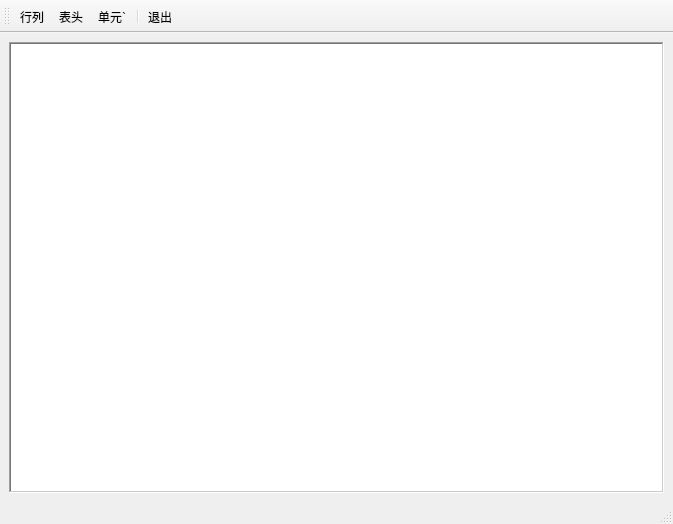
<?xml version="1.0" encoding="UTF-8"?>
<ui version="4.0">
 <class>SheetWindow</class>
 <widget class="QMainWindow" name="SheetWindow">
  <property name="geometry">
   <rect>
    <x>0</x>
    <y>0</y>
    <width>673</width>
    <height>524</height>
   </rect>
  </property>
  <property name="windowTitle">
   <string>SheetWindow</string>
  </property>
  <widget class="QWidget" name="centralwidget">
   <layout class="QHBoxLayout" name="horizontalLayout">
    <item>
     <widget class="QTableView" name="m_table">
      <property name="frameShape">
       <enum>QFrame::WinPanel</enum>
      </property>
     </widget>
    </item>
   </layout>
  </widget>
  <widget class="QStatusBar" name="statusbar"/>
  <widget class="QToolBar" name="toolBar">
   <property name="windowTitle">
    <string>toolBar</string>
   </property>
   <property name="toolButtonStyle">
    <enum>Qt::ToolButtonTextUnderIcon</enum>
   </property>
   <attribute name="toolBarArea">
    <enum>TopToolBarArea</enum>
   </attribute>
   <attribute name="toolBarBreak">
    <bool>false</bool>
   </attribute>
   <addaction name="m_actRowcol"/>
   <addaction name="m_actHeader"/>
   <addaction name="m_actCell"/>
   <addaction name="separator"/>
   <addaction name="m_actExit"/>
  </widget>
  <action name="m_actRowcol">
   <property name="icon">
    <iconset resource="Sheet.qrc">
     <normaloff>:/images/rowcol.bmp</normaloff>:/images/rowcol.bmp</iconset>
   </property>
   <property name="text">
    <string>行列</string>
   </property>
   <property name="toolTip">
    <string>行列</string>
   </property>
  </action>
  <action name="m_actHeader">
   <property name="icon">
    <iconset resource="Sheet.qrc">
     <normaloff>:/images/header.bmp</normaloff>:/images/header.bmp</iconset>
   </property>
   <property name="text">
    <string>表头</string>
   </property>
   <property name="toolTip">
    <string>表头</string>
   </property>
  </action>
  <action name="m_actCell">
   <property name="icon">
    <iconset resource="Sheet.qrc">
     <normaloff>:/images/cell.bmp</normaloff>:/images/cell.bmp</iconset>
   </property>
   <property name="text">
    <string>单元`</string>
   </property>
   <property name="toolTip">
    <string>单元</string>
   </property>
  </action>
  <action name="m_actExit">
   <property name="icon">
    <iconset resource="Sheet.qrc">
     <normaloff>:/images/exit.bmp</normaloff>:/images/exit.bmp</iconset>
   </property>
   <property name="text">
    <string>退出</string>
   </property>
   <property name="toolTip">
    <string>退出</string>
   </property>
  </action>
 </widget>
 <resources>
  <include location="Sheet.qrc"/>
 </resources>
 <connections>
  <connection>
   <sender>m_actExit</sender>
   <signal>triggered()</signal>
   <receiver>SheetWindow</receiver>
   <slot>close()</slot>
   <hints>
    <hint type="sourcelabel">
     <x>-1</x>
     <y>-1</y>
    </hint>
    <hint type="destinationlabel">
     <x>310</x>
     <y>246</y>
    </hint>
   </hints>
  </connection>
 </connections>
</ui>
